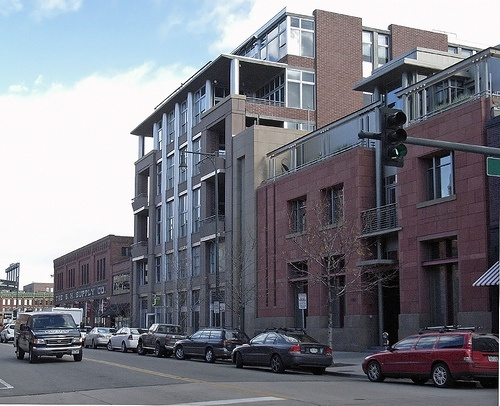
#> input picture code/matlab/matconvnet/examples/fast_rcnn/000004.jpg, 500 x 406 px; its folder holds only this picture in this run
$ python -i image_sampler.py   (imports and definitions only)
#> lines starting #> are read from the running program, lines starting #| are printed output that depends on the picture
#> further down, picture is the input picture: shape (406, 500, 3); mean B, G, R 132.6, 123.8, 122.4
# -*- coding: utf-8 -*-
"""
Created on Fri Dec 16 17:40:43 2016

@author: Moeman
"""

import numpy as np
from PIL import Image
import glob
import matplotlib.pyplot as plt
import matplotlib.gridspec as gridspec
import cv2

def clahe_color_normalization(source_rgb):
    """
    Adapted and credit goes to author at: http://stackoverflow.com/questions/24341114/simple-illumination-correction-in-images-opencv-c

    """
    #-----Converting image to LAB Color model-----------------------------------
    lab = cv2.cvtColor(source_rgb, cv2.COLOR_BGR2LAB)
#> lab: shape (406, 500, 3); mean of channels 0, 1, 2 128.8, 129.8, 123.1

    #-----Splitting the LAB image to different channels-------------------------
    l, a, b = cv2.split(lab)
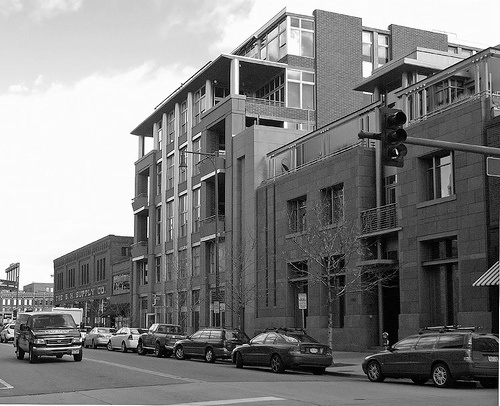
#> l: shape (406, 500); min 0, max 255, mean 128.8
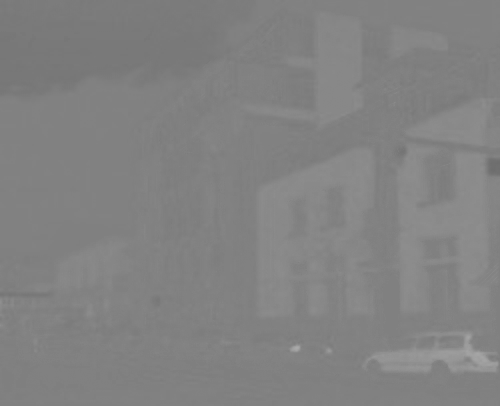
#> a: shape (406, 500); min 109, max 169, mean 129.8

    #-----Applying CLAHE to L-channel-------------------------------------------
    clahe = cv2.createCLAHE(clipLimit=3.0, tileGridSize=(8,8))
    cl = clahe.apply(l)
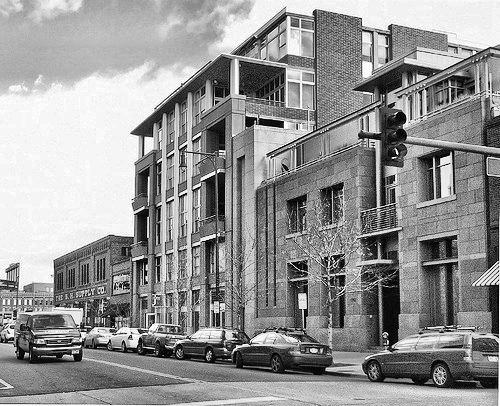
#> cl: shape (406, 500); min 0, max 255, mean 148.1

    #-----Merge the CLAHE enhanced L-channel with the a and b channel-----------
    limg = cv2.merge((cl,a,b))
#> limg: shape (406, 500, 3); mean of channels 0, 1, 2 148.1, 129.8, 123.1

    #-----Converting image from LAB Color model to RGB model--------------------
    final = cv2.cvtColor(limg, cv2.COLOR_LAB2BGR)
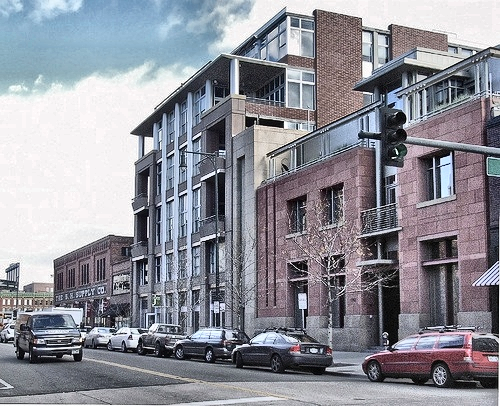
#> final: shape (406, 500, 3); mean B, G, R 151.3, 142.4, 141.4

    return final

diaret_dir = "G:/767-Project/datasets/diaretdb1/"
kaggle_dir = "G:/767-Project/datasets/kaggle/sample/"
drive_dir = "G:/767-Project/datasets/drive/DRIVE/training/images_128/"
stare_dir = "G:/767-Project/datasets/stare/vessel_segmentation/images_128/"


images = np.zeros((20, 128, 128,3))
# [7 lines not run here, left out]
gs = gridspec.GridSpec(4, 5, top=1., bottom=0., right=1., left=0., hspace=0.,
    wspace=0.)
i=0
# [7 lines not run here, left out]


images = np.zeros((20, 128, 128,3), dtype='uint8')
# [18 lines not run here, left out]
gs = gridspec.GridSpec(4, 5, top=1., bottom=0., right=1., left=0., hspace=0.,
    wspace=0.)
i=0
# [7 lines not run here, left out]

images = np.zeros((20, 128, 128,3))
# [4 lines not run here, left out]

import cv2
# [20 lines not run here, left out]
gs = gridspec.GridSpec(4, 5, top=1., bottom=0., right=1., left=0., hspace=0.,
    wspace=0.)
i=0
# [7 lines not run here, left out]
images = np.zeros((20, 128, 128,3))
# [4 lines not run here, left out]

import cv2
images_g = np.zeros((20, 128, 128))
# [20 lines not run here, left out]
gs = gridspec.GridSpec(4, 5, top=1., bottom=0., right=1., left=0., hspace=0.,
    wspace=0.)
i=0
# [7 lines not run here, left out]


>>> import cv2
>>> picture = cv2.imread('../matlab/matconvnet/examples/fast_rcnn/000004.jpg')
>>> result = clahe_color_normalization(picture)
